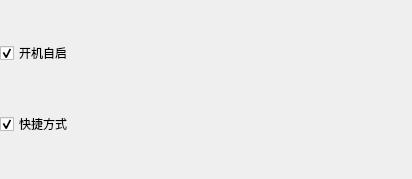
<?xml version="1.0" encoding="UTF-8"?>
<ui version="4.0">
 <class>RegisterForm</class>
 <widget class="QWidget" name="RegisterForm">
  <property name="geometry">
   <rect>
    <x>0</x>
    <y>0</y>
    <width>412</width>
    <height>179</height>
   </rect>
  </property>
  <layout class="QVBoxLayout" name="verticalLayout">
   <property name="margin" stdset="0">
    <number>0</number>
   </property>
   <item>
    <widget class="QCheckBox" name="isAutoCheckBox">
     <property name="text">
      <string>开机自启</string>
     </property>
     <property name="checked">
      <bool>true</bool>
     </property>
    </widget>
   </item>
   <item>
    <widget class="QCheckBox" name="isShortcutCheckBox">
     <property name="text">
      <string>快捷方式</string>
     </property>
     <property name="checked">
      <bool>true</bool>
     </property>
    </widget>
   </item>
  </layout>
 </widget>
 <resources/>
 <connections/>
</ui>
